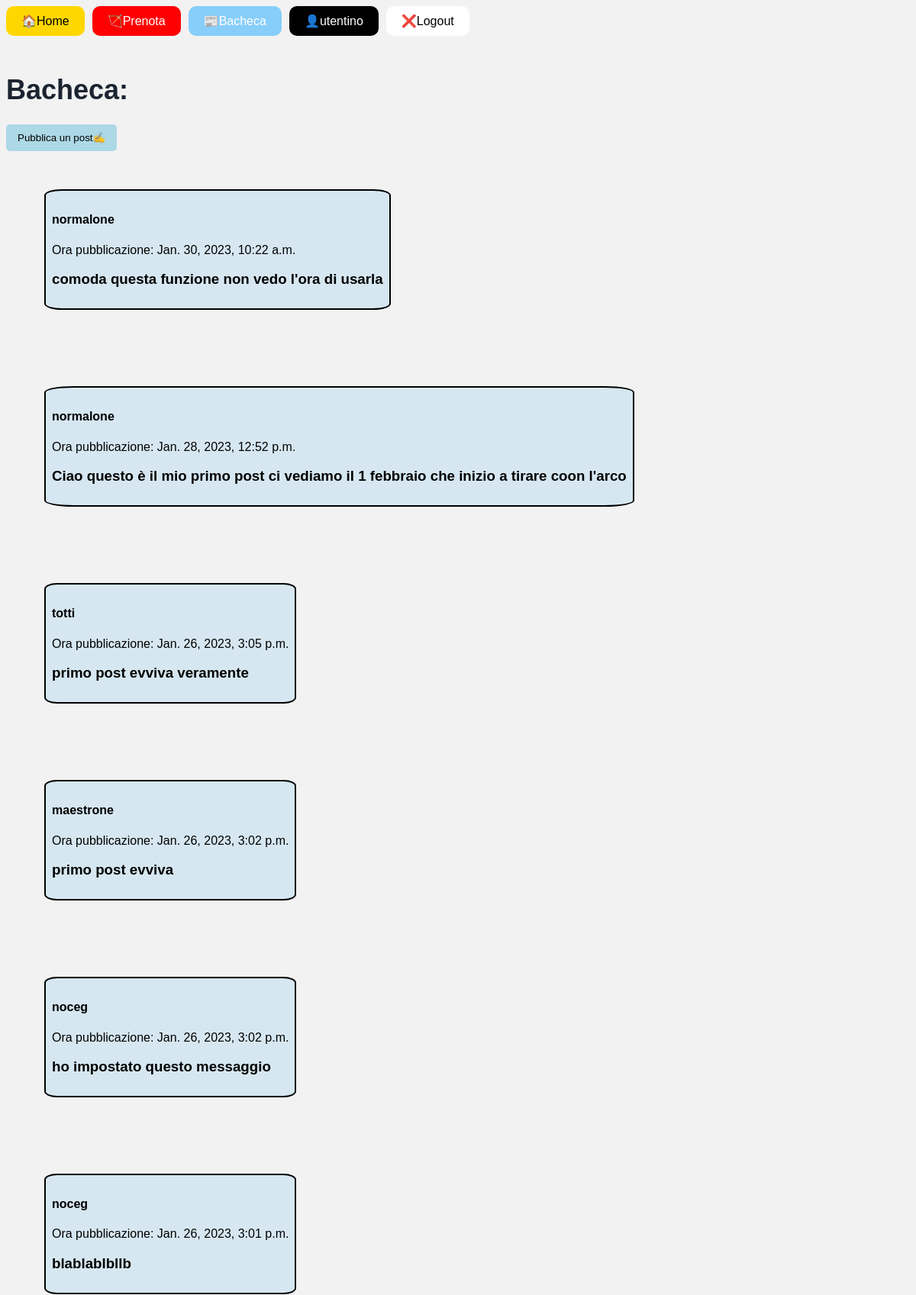
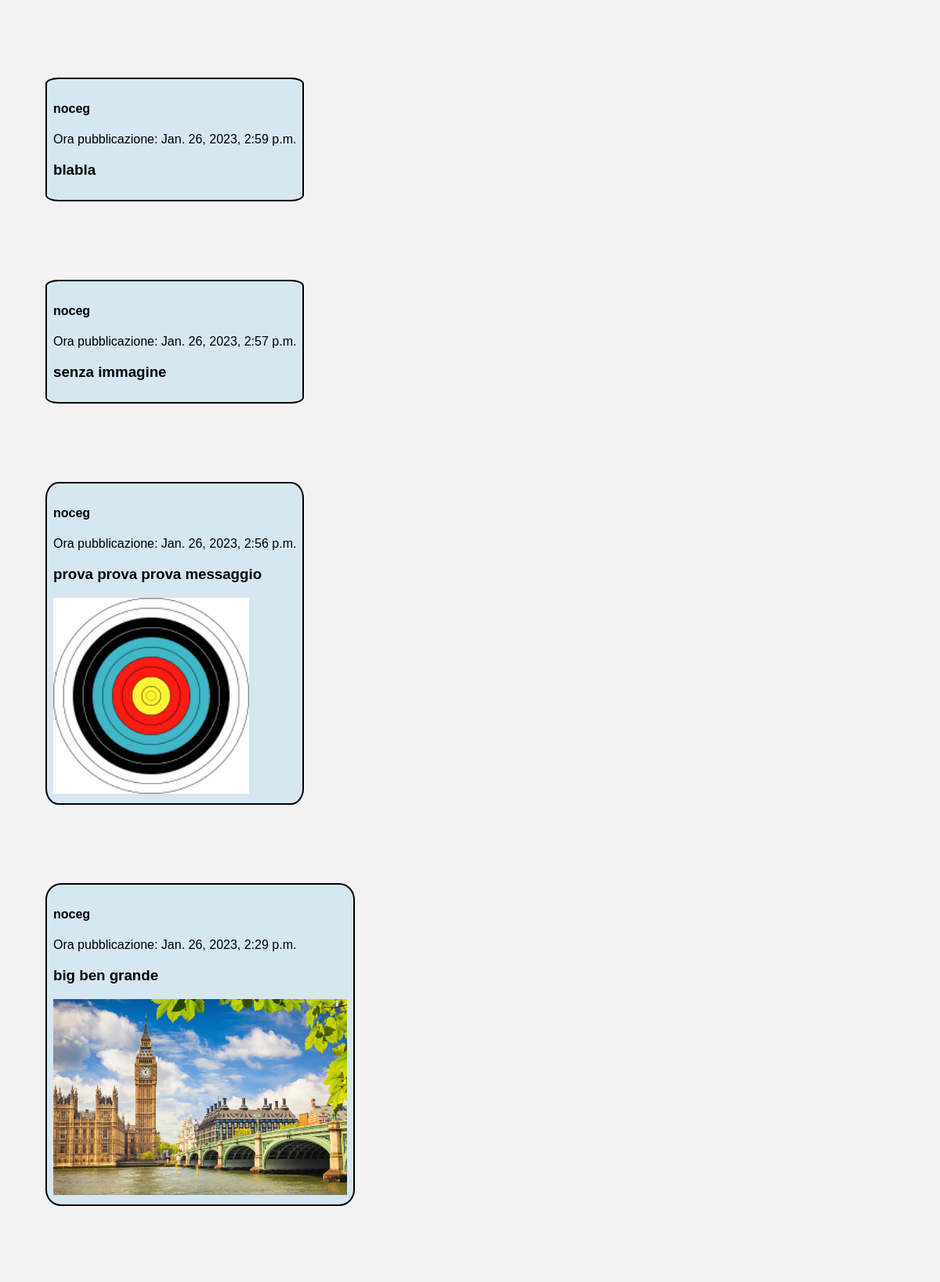
/bacheca/ (signed in, upper part), run on the app's committed database (2 pictures, top to bottom).
### bacheca/models.py (models this page shows)
class Post(models.Model):
    autore = models.ForeignKey(User, on_delete=models.PROTECT)
    ora_creazione = models.DateTimeField(auto_now_add=True)
    messaggio = models.TextField(max_length=256)
    immagine = models.ImageField(
        upload_to='images/', blank=True, null=True)

### bacheca/views.py (the view)
# urls.py: path('', BachecaView.as_view(), name='bacheca'),
class BachecaView(ListView):
    model = Post
    template_name = "/bacheca/post_list.html"
    ordering = ['-ora_creazione']

### bacheca/templates/bacheca/post_list.html (shortened to what this page needs)
{% extends 'base.html' %}
{% block content %}
<h1>Bacheca:</h1>
<form action="{% url 'crea_post'  %}" method="post">
  <input type="submit" value="Pubblica un post✍">
</form>
<ul style="list-style: none; margin: 0; padding: 0;">
  {% for post in object_list %}
    <li>
      <div class="post">
        <h4>{{ post.autore }} </h4>
        <p> Ora pubblicazione: {{post.ora_creazione }} </p>
        <h3>{{ post.messaggio }} </h3>
        {% if post.immagine %}
        <img src="{{ post.immagine.url}}" width=auto height="250">
        {% endif %}
      </div>
    </li>
  {% endfor %}
</ul>
{% endblock %}

### templates/base.html (shortened to what this page needs)
<!DOCTYPE html>
<html>
  <head>
  </head>
  <body>
    {% block menu %}
      <nav>
        <ul style="list-style: none; margin: 0; padding: 0; display: flex;">
        <li style="background-color: gold; color: black; padding: 10px 20px; margin-right: 10px; border-radius: 10px;">
            <a href="{% url 'home' %}" style="text-decoration: none; color: black;">🏠Home</a>
            </li>
          <li style="background-color: red; color: black; padding: 10px 20px; margin-right: 10px; border-radius: 10px;">
            <a href="{% url 'prossimi_7_giorni' %}" style="text-decoration: none; color: white;">🏹Prenota</a>
          </li>
          <li style="background-color: lightskyblue; color: white; padding: 10px 20px; margin-right: 10px; border-radius: 10px;">
            <a href="{% url 'bacheca' %}" style="text-decoration: none; color: white;">📰Bacheca</a>
          </li>
          {% if user.is_authenticated %}
            {% if user.is_superuser %}
                <li style="background-color: black; color: white; padding: 10px 20px; margin-right: 10px; border-radius: 10px;">
                    <a href="{% url 'profile' %}" style="text-decoration: none; color: white;">👤 AMMINISTRATORE</a>
                </li>
                <li style="background-color: black; color: white; padding: 10px 20px; margin-right: 10px; border-radius: 10px;">
                    <a href="{% url 'lista_chat' %}" style="text-decoration: none; color: white;">⌨Lista chat</a>
                </li>
                <li style="background-color: black; color: white; padding: 10px 20px; margin-right: 10px; border-radius: 10px;">
                    <a href="{% url 'gestione' %}" style="text-decoration: none; color: white;">👥Gestione utenti</a>
                </li>
                <li style="background-color: black; color: white; padding: 10px 20px; margin-right: 10px; border-radius: 10px;">
                  <a href="http://127.0.0.1:8000/admin" style="text-decoration: none; color: white;">👩‍💻Pannello Django</a>
                </li>
                <li style="background-color: white; color: white; padding: 10px 20px; margin-right: 10px; border-radius: 10px;">
                    <a href="{% url 'logout' %}" style="text-decoration: none; color: black;">❌Logout</a>
            {% else %}
                <li style="background-color: black; color: white; padding: 10px 20px; margin-right: 10px; border-radius: 10px;">
                    <a href="{% url 'profile' %}" style="text-decoration: none; color: white;">👤{{ user.username }}</a>
                </li>
                <li style="background-color: white; color: white; padding: 10px 20px; margin-right: 10px; border-radius: 10px;">
                    <a href="{% url 'logout' %}" style="text-decoration: none; color: black;">❌Logout</a>
                </li>
            {% endif %}
          {% else %}
            <li style="background-color: black; color: white; padding: 10px 20px; margin-right: 10px; border-radius: 10px;">
                <a href="{% url 'profile' %}" style="text-decoration: none; color: white;">👤Login</a>
            </li>
          {% endif %}
        </ul>
      </nav>
    {% endblock %}
    {% block content %}
    {% endblock %}
  </body>
</html>

### templates/base.html (style rules this page uses)
body { background-color: #f2f2f2; font-family: Arial, sans-serif; }
h1 { color: #1c2331; font-size: 36px; margin-top: 50px; }
input[type=submit] { padding:10px 15px; background:#ccc; border:0 none; cursor:pointer; -webkit-border-radius: 5px; border-radius: 5px; background-color: lightblue; }
.post { background-color: #D6E7F1; border: 2px solid black; border-radius: 5%; height: auto; padding: 8px; width: auto; display: inline-block; margin: 50px; position: relative; }

### data on the page
Post: autore "normalone", ora_creazione "Jan. 30, 2023, 10:22 a.m.", messaggio "comoda questa funzione non vedo l'ora di usarla"
Post: autore "normalone", ora_creazione "Jan. 28, 2023, 12:52 p.m.", messaggio "Ciao questo è il mio primo post ci vediamo il 1 febbraio che inizio a tirare coon l'arco"
Post: autore "totti", ora_creazione "Jan. 26, 2023, 3:05 p.m.", messaggio "primo post evviva veramente"
Post: autore "maestrone", ora_creazione "Jan. 26, 2023, 3:02 p.m.", messaggio "primo post evviva"
Post: autore "noceg", ora_creazione "Jan. 26, 2023, 3:02 p.m.", messaggio "ho impostato questo messaggio"
Post: autore "noceg", ora_creazione "Jan. 26, 2023, 3:01 p.m.", messaggio "blablablbllb"
Post: autore "noceg", ora_creazione "Jan. 26, 2023, 2:59 p.m.", messaggio "blabla"
Post: autore "noceg", ora_creazione "Jan. 26, 2023, 2:57 p.m.", messaggio "senza immagine"
Post: autore "noceg", ora_creazione "Jan. 26, 2023, 2:56 p.m.", messaggio "prova prova prova messaggio", immagine (picture)
Post: autore "noceg", ora_creazione "Jan. 26, 2023, 2:29 p.m.", messaggio "big ben grande", immagine (picture)

### other printed values
{{ user.username }} "utentino"
